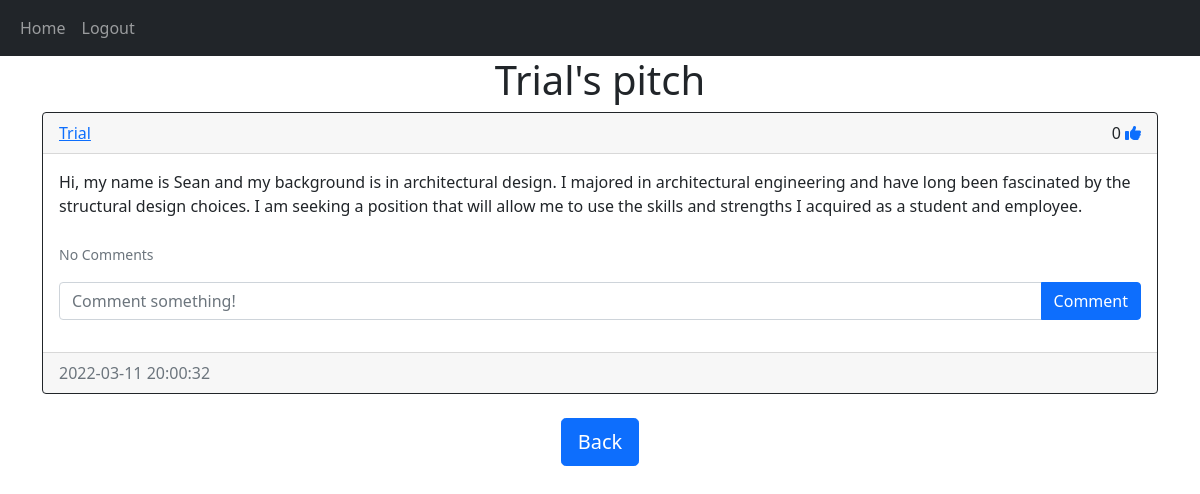
The page /pitches/Trial (signed in) on the database its author committed.
### website/models.py (models this page shows)
class User(db.Model,UserMixin): #Inherits from db model and userMixin
    id=db.Column(db.Integer,primary_key=True)
    email=db.Column(db.String(150),unique=True) #prevent users with duplicate emails
    username=db.Column(db.String(150),unique=True)
    password=db.Column(db.String(150))
    date_created=db.Column(db.DateTime(timezone=True),default=func.now()) #if nothing is passed,by default the column will be filled by the current time
    pitches=db.relationship('Pitch', backref='user',passive_deletes=True)# backref to allow access to user model
    comments = db.relationship('Comment', backref='user', passive_deletes=True)
    likes = db.relationship('Like', backref='user', passive_deletes=True)

class Pitch(db.Model):
    id=db.Column(db.Integer,primary_key=True)
    text=db.Column(db.Text,nullable=False)
    date_created=db.Column(db.DateTime(timezone=True),default=func.now())
    author =db.Column(db.Integer,db.ForeignKey('user.id',ondelete='CASCADE'),nullable=False)
    comments = db.relationship('Comment', backref='pitch', passive_deletes=True)
    likes = db.relationship('Like', backref='pitch', passive_deletes=True)

### website/views.py (the view)
@views.route("/pitches/<username>")
@login_required
def pitches(username):
    user = User.query.filter_by(username=username).first()
    if not user:
        flash('No user with that username exists.', category='error')
        return redirect(url_for('views.home'))
    pitches=user.pitches
    return render_template("pitch.html", user=current_user, pitches=pitches, username=username)

### website/__init__.py (called while the page is built)
def create_app():
    app = Flask(__name__)
    app.config['SECRET_KEY'] = "helloworld"
    app.config['SQLALCHEMY_DATABASE_URI'] = f'sqlite:///{DB_NAME}'
    db.init_app(app)
    from .views import views
    from .auth import auth
    app.register_blueprint(views, url_prefix="/")
    app.register_blueprint(auth, url_prefix="/")
    from .models import User,Like,Pitch,Comment
    create_database(app)
    login_manager = LoginManager()
    login_manager.login_view = "auth.login"
    login_manager.init_app(app)
    @login_manager.user_loader
    def load_user(id):
        return User.query.get(int(id))
    return app

### website/templates/pitch.html (shortened to what this page needs)
{% extends "pitch_div.html" %}  {% block header %} {{username}}'s pitch {% endblock %} {% block footer %}
    <div align="center">
      <a href="/home"
        ><button type="button" class="btn btn-primary btn-lg">Back</button></a
      >
    </div>
    {% endblock %}

### website/templates/pitch_div.html (shortened to what this page needs)
{% extends "base.html" %}
{% block content %}
<h1 align="center" > {%  block header %} General  Pitches {% endblock %} </h1>
<div id="pitches">
{% for pitch in pitches %}
<div class="card border-dark">
   <div class="card-header d-flex justify-content-between align-items-center">
<a href="/pitches/{{pitch.user.username}}">{{pitch.user.username}}</a>
<div>
    {{pitch.likes|length}}
    {%  if true%}
    {%set icon_class="fas fa-thumbs-up"%}
    {%  else%}
    {%set icon_class="far fa-thumbs-up"%}
    {%  endif %}
    <a href="#"><i class="{{icon_class}}"></i></a>
</div>
   </div>
<div class="card-body">
    <div class="card-text">
        {{pitch.text}}
</div>
<br>
  <p class="card-text">
    {% if pitch.comments|length > 0 %}
    <a data-bs-toggle="collapse" href="#comments-{{pitch.id}}" role="button">
      <small>View {{pitch.comments|length}} Comments</small>
    </a>
    {% else %}
    <small class="text-muted">No Comments</small>
    {% endif %}
  </p>
<form class="input-group mb-3"method="POST"action="/create-comment/{{pitch.id}}">
<input
  type="text" id="text"name="text"class="form-control"placeholder="Comment something!"/>
<button type="submit" class="btn btn-primary">Comment</button>
</form>
</div>
<div class="card-footer text-muted">
    {{pitch.date_created}}
</div>
</div>
<br >{% endfor %}
</div>
 {% block footer %}{% endblock %}
{% endblock %}

### website/templates/base.html (shortened to what this page needs)
<!DOCTYPE html>
<html lang="en">
<head>
<link href="https://cdn.jsdelivr.net/npm/bootstrap@5.1.3/dist/css/bootstrap.min.css" rel="stylesheet">
</head>
<body>
 <nav class="navbar navbar-expand-lg navbar-dark bg-dark">
  <div class="container-fluid">
    <div class="collapse navbar-collapse" id="navbar">
      <div class="navbar-nav">
        <a class="nav-item nav-link" href="/home">Home</a>
        {% if user.is_authenticated %}
        <a class="nav-item nav-link" href="/logout">Logout</a>
        {% else %}
        <a class="nav-item nav-link" href="/login">Login</a>
        <a class="nav-item nav-link" href="/sign-up">Sign Up</a>
        {% endif %}
      </div>
    </div>
  </div>
</nav>
  <div class="container">  {% block content %} {% endblock %} </div>
</body>
</html>

### rows shown on the page
User: username "Trial"
Pitch: user.username "Trial", likes|length "0", text "Hi, my name is Sean and my background is in architectural design. I majored in architectural engineering and have long been fascinated by the structural design choices. I am seeking a position that will allow me to use the skills and strengths I acquired as a student and employee.", date_created "2022-03-11 20:00:32"
